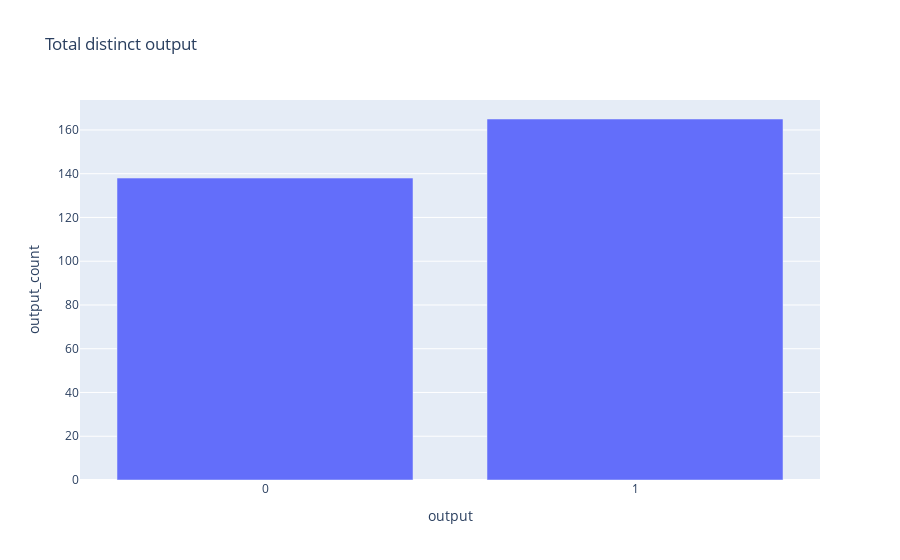

Source (notebook cell):
### Code cell
fig = px.bar(output_count, x="output", y="output_count", title="Total distinct output")
fig.show()

### Figure 1 — Plotly figure (JSON) as saved in the notebook; plotly's stock layout.template omitted (floating-point values rounded to 4 significant figures)
{"data": [{"alignmentgroup": "True", "hovertemplate": "output=%{x}<br>output_count=%{y}<extra></extra>", "legendgroup": "", "marker": {"color": "#636efa", "pattern": {"shape": ""}}, "name": "", "offsetgroup": "", "orientation": "v", "showlegend": false, "textposition": "auto", "type": "bar", "x": ["0", "1"], "xaxis": "x", "y": [138, 165], "yaxis": "y"}], "layout": {"barmode": "relative", "legend": {"tracegroupgap": 0}, "title": {"text": "Total distinct output"}, "xaxis": {"anchor": "y", "domain": [0, 1], "title": {"text": "output"}}, "yaxis": {"anchor": "x", "domain": [0, 1], "title": {"text": "output_count"}}}}
